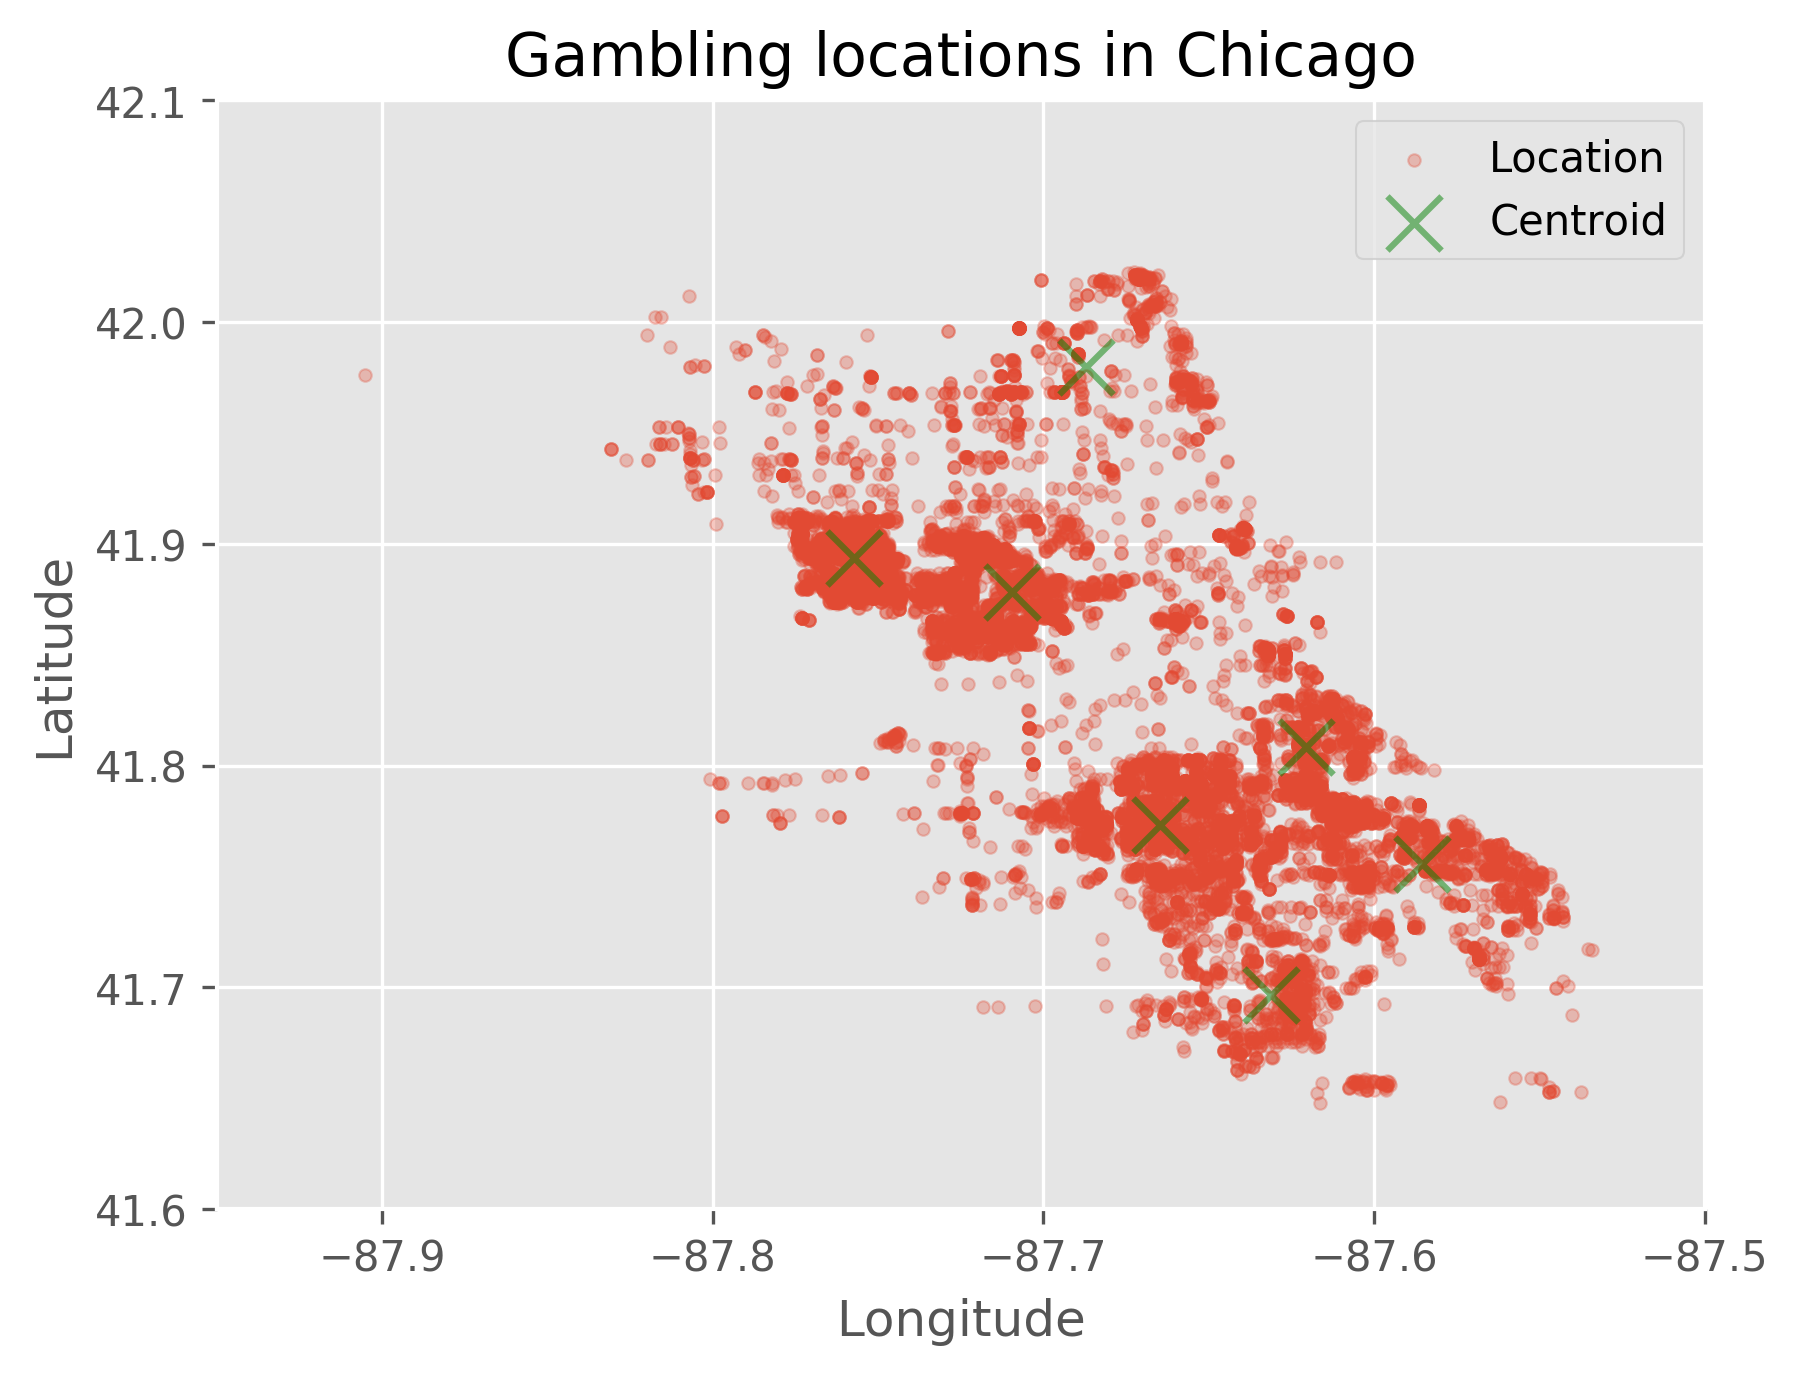

The Python source for this figure:
# Many U.S. cities, the U.S. federal government, and even other cities and governments abroad have started
# subscribing to an Open Data policy, because some data should be transparent and available to everyone to use
# and republish freely, without restrictions from copyright, patents, or other mechanisms of control.
# After reading their terms of use, in this lab you'll be exploring the City of Chicago's Crime data set,
# which is part of their Open Data initiative.

# To procure the dataset, follow these steps:
# 1. Navigate to: https://data.cityofchicago.org/Public-Safety/Crimes-2001-to-present/ijzp-q8t2
# 2. In the 'Primary Type' column, click on the 'Menu' button next to the info button,
#    and select 'Filter This Column'. It might take a second for the filter option to
#    show up, since it has to load the entire list first.
# 3. Scroll down to 'GAMBLING'. The city's website itself has hundreds of other datasets you can browse and do machine learning on.
# 4. Click the light blue 'Export' button next to the 'Filter' button, and select 'Download As CSV'

# Fill out the doKMeans method to find and plot seven clusters and print out their centroids.
# These could be places a police officer investigates to check for on-going illegal activities.



# .. your code here ..
import pandas as pd
import matplotlib.pyplot as plt
from sklearn.cluster import KMeans

# Look Pretty
# matplotlib.style.use('ggplot')
plt.style.use('ggplot')



def doKMeans(df, title):
  #
  # INFO: Plot your data with a '.' marker, with 0.3 alpha at the Longitude,
  # and Latitude locations in your dataset. Longitude = x, Latitude = y
  fig = plt.figure()
  ax = fig.add_subplot(111)
  ax.scatter(df.Longitude, df.Latitude, marker='.', alpha=0.3)
  ax.set_xlabel('Longitude')
  ax.set_ylabel('Latitude')
  ax.set_xlim(-87.95, -87.50)
  ax.set_ylim(41.60, 42.10)
  ax.set_title(title)

  #
  # TODO: Filter df so that you're only looking at Longitude and Latitude,
  # since the remaining columns aren't really applicable for this purpose.
  #
  # .. your code here ..
  df=df.loc[:, ['Longitude', 'Latitude']]
  df=df.dropna(axis=0, how='any')


  #
  # TODO: Use K-Means to try and find seven cluster centers in this df.
  # Be sure to name your kmeans model `model` so that the printing works.
  #
  # .. your code here ..
  model=KMeans(n_clusters=7).fit(df)


  #
  # INFO: Print and plot the centroids...
  centroids = model.cluster_centers_
  ax.scatter(centroids[:,0], centroids[:,1], marker='x', c='green', alpha=0.5, linewidths=3, s=169)
  ax.legend(['Location', 'Centroid'])
  print (centroids)
  plt.savefig(title + '.png', bbox_inches='tight', dpi=300)



#
# TODO: Load your dataset after importing Pandas
#
# .. your code here ..
df=pd.read_csv('Datasets/Crimes2001_to_present.csv')
#
# TODO: Drop any ROWs with nans in them
#
# .. your code here ..

df.dropna(axis=0, how='any')
#
# TODO: Print out the dtypes of your dset
#
# .. your code here ..
print (df.dtypes)
#
# Coerce the 'Date' feature (which is currently a string object) into real date,
# and confirm by re-printing the dtypes. NOTE: This is a slow process...
#
# .. your code here ..

df.Date=pd.to_datetime(df.Date, errors='coerce')
# INFO: Print & Plot your data




doKMeans(df, 'Gambling_locations_in_Chicago')


#
# TODO: Filter out the data so that it only contains samples that have
# a Date > '2011-01-01', using indexing. Then, in a new figure, plot the
# crime incidents, as well as a new K-Means run's centroids.
#
# .. your code here ..


df=df[df.Date> '2011-01-01']
# INFO: Print & Plot your data
doKMeans(df, 'Gambling_locations_in_Chicago (Year 2011 to present)')
plt.show()


# You'll notice that the cluster assignments are pretty accurate. After limited the date range to >2011,
# you will find that all clusters have moved but only slightly, and the centroid arrangement still has the same
# shape for the most part.
# The output figures are attached ('Gambling locations in Chicago.png', 'Gambling locations in Chicago (Year 2011 to present).png')